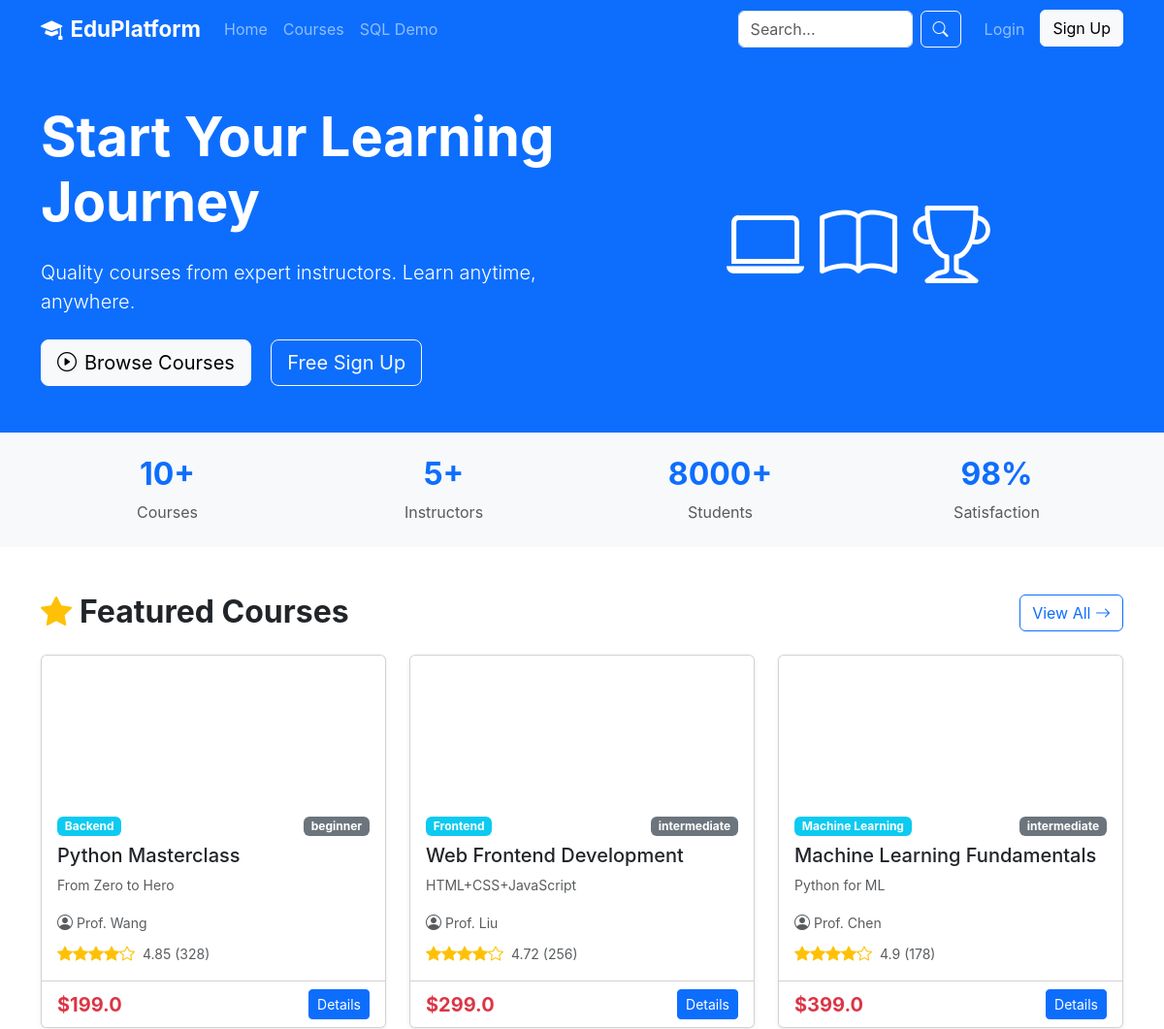
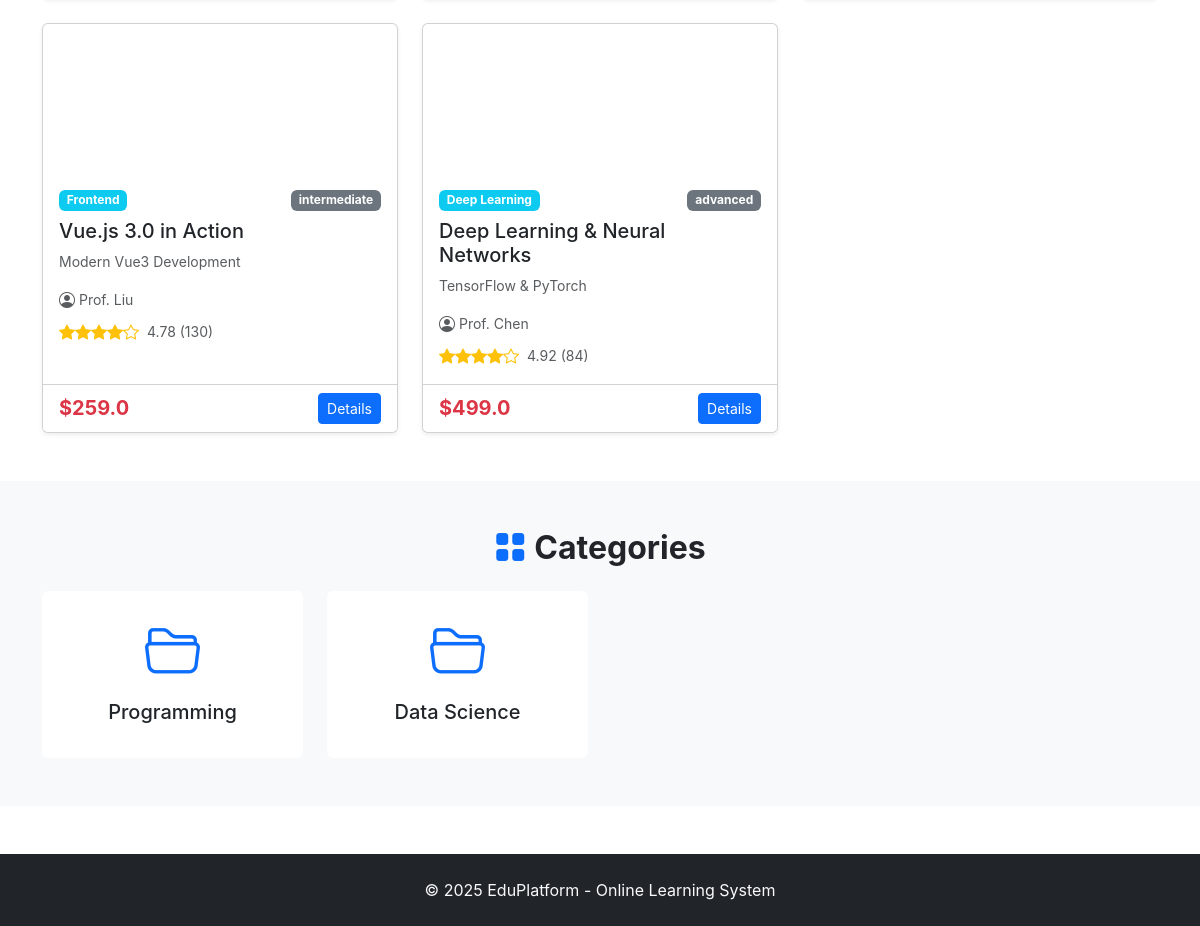
The page / on the database its author committed (2 pictures, top to bottom).
### tables this page shows
CREATE TABLE course (course_id INTEGER PRIMARY KEY AUTOINCREMENT, title TEXT NOT NULL, subtitle TEXT, description TEXT, instructor_id INTEGER NOT NULL, category_id INTEGER, cover_image TEXT, price REAL DEFAULT 0.00, original_price REAL, level TEXT DEFAULT 'beginner', duration_hours REAL DEFAULT 0, status TEXT DEFAULT 'draft', is_featured INTEGER DEFAULT 0, enrollment_count INTEGER DEFAULT 0, rating_avg REAL DEFAULT 0.00, rating_count INTEGER DEFAULT 0, created_at TIMESTAMP DEFAULT CURRENT_TIMESTAMP, published_at DATETIME);

CREATE TABLE category (category_id INTEGER PRIMARY KEY AUTOINCREMENT, category_name TEXT NOT NULL, parent_id INTEGER, description TEXT, sort_order INTEGER DEFAULT 0);

CREATE TABLE user (user_id INTEGER PRIMARY KEY AUTOINCREMENT, username TEXT NOT NULL UNIQUE, email TEXT NOT NULL UNIQUE, password_hash TEXT NOT NULL, phone TEXT, status TEXT DEFAULT 'active', created_at TIMESTAMP DEFAULT CURRENT_TIMESTAMP, last_login DATETIME);

### app.py (the view)
@app.route('/')
def index():
    conn = get_db()
    c = conn.cursor()
    c.execute('''SELECT c.*, u.username as instructor_name, cat.category_name FROM course c
        LEFT JOIN user u ON c.instructor_id = u.user_id LEFT JOIN category cat ON c.category_id = cat.category_id
        WHERE c.status = 'published' AND c.is_featured = 1 ORDER BY c.enrollment_count DESC LIMIT 6''')
    featured_courses = c.fetchall()
    c.execute('''SELECT c.*, u.username as instructor_name, cat.category_name FROM course c
        LEFT JOIN user u ON c.instructor_id = u.user_id LEFT JOIN category cat ON c.category_id = cat.category_id
        WHERE c.status = 'published' ORDER BY c.created_at DESC LIMIT 12''')
    latest_courses = c.fetchall()
    c.execute('SELECT * FROM category WHERE parent_id IS NULL ORDER BY sort_order')
    categories = c.fetchall()
    conn.close()
    return render_template('index.html', featured_courses=featured_courses, latest_courses=latest_courses, categories=categories)

### app.py (called while the page is built)
def get_db():
    conn = sqlite3.connect(DATABASE)
    conn.row_factory = sqlite3.Row
    return conn

### templates/index.html (shortened to what this page needs)
{% extends "base.html" %}
{% block content %}
<section class="bg-primary text-white py-5">
    <div class="container">
        <div class="row align-items-center">
            <div class="col-lg-6">
                <h1 class="display-4 fw-bold mb-4">Start Your Learning Journey</h1>
                <p class="lead mb-4">Quality courses from expert instructors. Learn anytime, anywhere.</p>
                <a href="{{ url_for('courses') }}" class="btn btn-light btn-lg me-3"><i class="bi bi-play-circle me-2"></i>Browse Courses</a>
                {% if not session.user_id %}<a href="{{ url_for('register') }}" class="btn btn-outline-light btn-lg">Free Sign Up</a>{% endif %}
            </div>
            <div class="col-lg-6 text-center"><div class="display-1"><i class="bi bi-laptop"></i><i class="bi bi-book ms-3"></i><i class="bi bi-trophy ms-3"></i></div></div>
        </div>
    </div>
</section>
<section class="py-4 bg-light">
    <div class="container">
        <div class="row text-center">
            <div class="col-md-3"><h2 class="text-primary fw-bold">10+</h2><p class="text-muted mb-0">Courses</p></div>
            <div class="col-md-3"><h2 class="text-primary fw-bold">5+</h2><p class="text-muted mb-0">Instructors</p></div>
            <div class="col-md-3"><h2 class="text-primary fw-bold">8000+</h2><p class="text-muted mb-0">Students</p></div>
            <div class="col-md-3"><h2 class="text-primary fw-bold">98%</h2><p class="text-muted mb-0">Satisfaction</p></div>
        </div>
    </div>
</section>
<section class="py-5">
    <div class="container">
        <div class="d-flex justify-content-between align-items-center mb-4">
            <h2 class="fw-bold mb-0"><i class="bi bi-star-fill text-warning me-2"></i>Featured Courses</h2>
            <a href="{{ url_for('courses') }}" class="btn btn-outline-primary">View All <i class="bi bi-arrow-right"></i></a>
        </div>
        <div class="row g-4">
            {% for course in featured_courses %}
            <div class="col-md-6 col-lg-4">
                <div class="card h-100 course-card shadow-sm">
                    <div class="card-img-top bg-gradient text-white d-flex align-items-center justify-content-center" style="height:150px;background:linear-gradient(135deg,#667eea 0%,#764ba2 100%);"><i class="bi bi-play-circle display-3"></i></div>
                    <div class="card-body">
                        <div class="d-flex justify-content-between mb-2">
                            <span class="badge bg-info">{{ course['category_name'] or 'General' }}</span>
                            <span class="badge bg-secondary">{{ course['level'] }}</span>
                        </div>
                        <h5 class="card-title">{{ course['title'] }}</h5>
                        <p class="card-text text-muted small">{{ course['subtitle'] }}</p>
                        <div class="d-flex align-items-center"><i class="bi bi-person-circle text-muted me-1"></i><small class="text-muted">{{ course['instructor_name'] }}</small></div>
                        <div class="d-flex align-items-center mt-2">
                            <div class="text-warning me-2">{% for i in range(5) %}<i class="bi bi-star{% if i < course['rating_avg']|int %}-fill{% endif %}"></i>{% endfor %}</div>
                            <small class="text-muted">{{ course['rating_avg'] }} ({{ course['rating_count'] }})</small>
                        </div>
                    </div>
                    <div class="card-footer bg-white">
                        <div class="d-flex justify-content-between align-items-center">
                            {% if course['price'] == 0 %}<span class="text-success fw-bold">Free</span>{% else %}<span class="text-danger fw-bold fs-5">${{ course['price'] }}</span>{% endif %}
                            <a href="{{ url_for('course_detail', course_id=course['course_id']) }}" class="btn btn-primary btn-sm">Details</a>
                        </div>
                    </div>
                </div>
            </div>
            {% endfor %}
        </div>
    </div>
</section>
<section class="py-5 bg-light">
    <div class="container">
        <h2 class="fw-bold text-center mb-4"><i class="bi bi-grid-fill text-primary me-2"></i>Categories</h2>
        <div class="row g-4">
            {% for category in categories %}
            <div class="col-6 col-md-4 col-lg-3">
                <a href="{{ url_for('courses', category=category['category_id']) }}" class="text-decoration-none">
                    <div class="card text-center p-4 h-100 category-card"><i class="bi bi-folder2-open display-4 text-primary mb-3"></i><h5 class="card-title">{{ category['category_name'] }}</h5></div>
                </a>
            </div>
            {% endfor %}
        </div>
    </div>
</section>
{% endblock %}

### templates/base.html (shortened to what this page needs)
<!DOCTYPE html>
<html lang="en">
<head>
    <link href="https://cdn.jsdelivr.net/npm/bootstrap@5.3.0/dist/css/bootstrap.min.css" rel="stylesheet">
    <link href="https://cdn.jsdelivr.net/npm/bootstrap-icons@1.10.0/font/bootstrap-icons.css" rel="stylesheet">
    <link href="{{ url_for('static', filename='css/style.css') }}" rel="stylesheet">
</head>
<body>
    <nav class="navbar navbar-expand-lg navbar-dark bg-primary sticky-top">
        <div class="container">
            <a class="navbar-brand fw-bold" href="{{ url_for('index') }}"><i class="bi bi-mortarboard-fill me-2"></i>EduPlatform</a>
            <div class="collapse navbar-collapse" id="navbarNav">
                <ul class="navbar-nav me-auto">
                    <li class="nav-item"><a class="nav-link" href="{{ url_for('index') }}">Home</a></li>
                    <li class="nav-item"><a class="nav-link" href="{{ url_for('courses') }}">Courses</a></li>
                    <li class="nav-item"><a class="nav-link" href="{{ url_for('demo_queries') }}">SQL Demo</a></li>
                </ul>
                <form class="d-flex me-3" action="{{ url_for('courses') }}" method="get">
                    <input class="form-control me-2" type="search" name="keyword" placeholder="Search..." style="width:180px;">
                    <button class="btn btn-outline-light" type="submit"><i class="bi bi-search"></i></button>
                </form>
                <ul class="navbar-nav">
                    {% if session.user_id %}
                    <li class="nav-item dropdown">
                        <a class="nav-link dropdown-toggle" href="#" data-bs-toggle="dropdown"><i class="bi bi-person-circle me-1"></i>{{ session.username }}</a>
                        <ul class="dropdown-menu dropdown-menu-end">
                            <li><a class="dropdown-item" href="{{ url_for('profile') }}"><i class="bi bi-person me-2"></i>Profile</a></li>
                            {% if 'instructor' in session.roles or 'admin' in session.roles %}
                            <li><a class="dropdown-item" href="{{ url_for('admin_courses') }}"><i class="bi bi-gear me-2"></i>Manage</a></li>
                            {% endif %}
                            <li><hr class="dropdown-divider"></li>
                            <li><a class="dropdown-item" href="{{ url_for('logout') }}"><i class="bi bi-box-arrow-right me-2"></i>Logout</a></li>
                        </ul>
                    </li>
                    {% else %}
                    <li class="nav-item"><a class="nav-link" href="{{ url_for('login') }}">Login</a></li>
                    <li class="nav-item"><a class="btn btn-light ms-2" href="{{ url_for('register') }}">Sign Up</a></li>
                    {% endif %}
                </ul>
            </div>
        </div>
    </nav>
    <main>{% block content %}{% endblock %}</main>
    <footer class="bg-dark text-light py-4 mt-5">
        <div class="container text-center">
            <p class="mb-0">&copy; 2025 EduPlatform - Online Learning System</p>
        </div>
    </footer>
</body>
</html>

### static/css/style.css (style rules this page uses)
body { font-family: -apple-system, BlinkMacSystemFont, "Segoe UI", Roboto, "Helvetica Neue", Arial, sans-serif; }
.course-card { transition: transform 0.2s, box-shadow 0.2s; }
.category-card { transition: all 0.2s; border: 2px solid transparent; }
.navbar-brand { font-size: 1.4rem; }

### rows shown on the page
course: category_name "Backend", level "beginner", title "Python Masterclass", subtitle "From Zero to Hero", instructor_name "Prof. Wang", rating_avg "4.85", rating_count "328", price "199.0"
course: category_name "Frontend", level "intermediate", title "Web Frontend Development", subtitle "HTML+CSS+JavaScript", instructor_name "Prof. Liu", rating_avg "4.72", rating_count "256", price "299.0"
course: category_name "Machine Learning", level "intermediate", title "Machine Learning Fundamentals", subtitle "Python for ML", instructor_name "Prof. Chen", rating_avg "4.9", rating_count "178", price "399.0"
course: category_name "Frontend", level "intermediate", title "Vue.js 3.0 in Action", subtitle "Modern Vue3 Development", instructor_name "Prof. Liu", rating_avg "4.78", rating_count "130", price "259.0"
course: category_name "Deep Learning", level "advanced", title "Deep Learning & Neural Networks", subtitle "TensorFlow & PyTorch", instructor_name "Prof. Chen", rating_avg "4.92", rating_count "84", price "499.0"
category: category_name "Programming"
category: category_name "Data Science"
